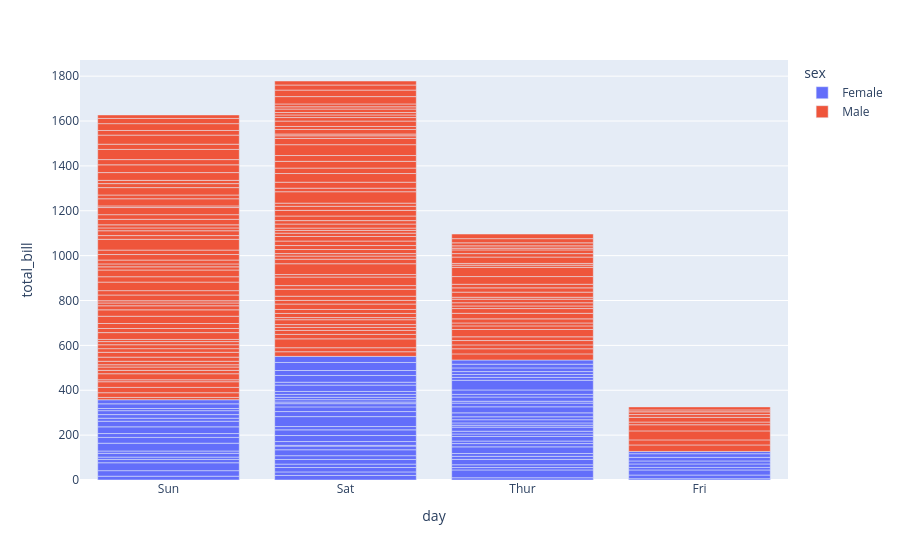

Notebook source saved alongside this figure:
### Code cell
fig = px.bar(
 tips,
 x="day",
 y="total_bill",
 color="sex"
)
fig.show()

### Figure 1 — Plotly figure (JSON) as saved in the notebook; plotly's stock layout.template omitted (floating-point values rounded to 4 significant figures; data arrays with more than 128 entries replaced by an {"elided": "..."} marker saying what was removed)
{"data": [{"hovertemplate": "sex=Female<br>day=%{x}<br>total_bill=%{y}<extra></extra>", "legendgroup": "Female", "marker": {"color": "#636efa", "pattern": {"shape": ""}}, "name": "Female", "orientation": "v", "showlegend": true, "textposition": "auto", "type": "bar", "x": ["Sun", "Sun", "Sun", "Sun", "Sun", "Sun", "Sat", "Sat", "Sat", "Sat", "Sat", "Sat", "Sun", "Sun", "Sat", "Sat", "Sat", "Sat", "Sat", "Sat", "Sat", "Thur", "Thur", "Fri", "Fri", "Fri", "Fri", "Fri", "Sat", "Sat", "Sat", "Sat", "Sat", "Sun", "Sun", "Thur", "Thur", "Thur", "Thur", "Thur", "Thur", "Thur", "Thur", "Thur", "Thur", "Thur", "Thur", "Thur", "Thur", "Thur", "Thur", "Thur", "Thur", "Thur", "Thur", "Thur", "Thur", "Sun", "Sun", "Sun", "Sun", "Sun", "Sat", "Sat", "Sun", "Sun", "Sun", "Thur", "Thur", "Thur", "Thur", "Thur", "Thur", "Thur", "Sat", "Sat", "Sat", "Sat", "Sat", "Fri", "Fri", "Fri", "Fri", "Sat", "Sat", "Sat", "Thur"], "xaxis": "x", "y": [16.99, 24.59, 35.26, 14.83, 10.33, 16.97, 20.29, 15.77, 19.65, 15.06, 20.69, 16.93, 10.29, 34.81, 26.41, 16.45, 3.07, 17.07, 26.86, 25.28, 14.73, 10.07, 34.83, 5.75, 16.32, 22.75, 11.35, 15.38, 44.3, 22.42, 20.92, 14.31, 7.25, 25.71, 17.31, 10.65, 12.43, 24.08, 13.42, 12.48, 29.8, 14.52, 11.38, 20.27, 11.17, 12.26, 18.26, 8.51, 10.33, 14.15, 13.16, 17.47, 27.05, 16.43, 8.35, 18.64, 11.87, 29.85, 25.0, 13.39, 16.21, 17.51, 10.59, 10.63, 9.6, 20.9, 18.15, 19.81, 43.11, 13.0, 12.74, 13.0, 16.4, 16.47, 12.76, 13.27, 28.17, 12.9, 30.14, 13.42, 15.98, 16.27, 10.09, 22.12, 35.83, 27.18, 18.78], "yaxis": "y"}, {"hovertemplate": "sex=Male<br>day=%{x}<br>total_bill=%{y}<extra></extra>", "legendgroup": "Male", "marker": {"color": "#EF553B", "pattern": {"shape": ""}}, "name": "Male", "orientation": "v", "showlegend": true, "textposition": "auto", "type": "bar", "x": {"elided": "157 str values"}, "xaxis": "x", "y": {"elided": "157 float values"}, "yaxis": "y"}], "layout": {"barmode": "relative", "legend": {"title": {"text": "sex"}, "tracegroupgap": 0}, "margin": {"t": 60}, "xaxis": {"anchor": "y", "domain": [0, 1], "title": {"text": "day"}}, "yaxis": {"anchor": "x", "domain": [0, 1], "title": {"text": "total_bill"}}}}
